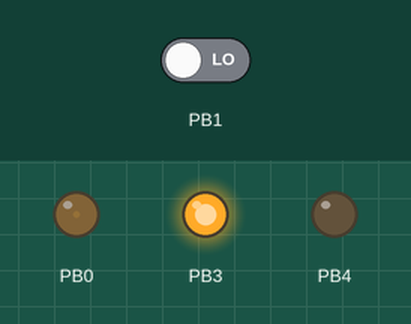
Simulated run of this program. Board: ATtiny13, built with avr-gcc and emulated at 9 MHz. Shown: output pins drawn as LEDs (lit = HIGH). The test bench sets the inputs (shaded band); at power-on: PB1 LOW.

Above: at 0.1 s.
Timing chart, 0 to 1.6 s (numbered marks = the images above):
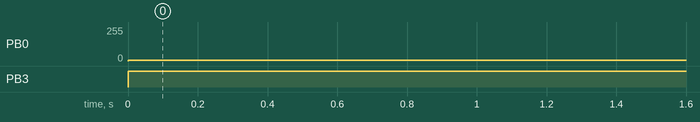

The program:

avr-ppm-memory-switch-with-radar-pwm.c
```c
// (licence header left out)
#ifndef F_CPU
#define F_CPU 9000000
#endif

#define AVG_PULSE_COUNT 10

#include <avr/io.h>
#include <util/delay.h>

inline void init_timer0_pwm(void) {
	/* clear OC0A on compare match when up-counting
	   set OC0A on compare match when down-counting */
	TCCR0A |= (1 << COM0A1);

	/* phase correct PWM, 8-bit */
	TCCR0A |= (1 << WGM00);

	/* set clock to clkIO (no prescaler) */
	TCCR0B |= (1 << CS00);
}

inline void connect_oc0a(void) {
	DDRB |= (1 << DDB0);
}

inline void set_oc0a(uint8_t compare) {
	OCR0A = compare;
}

uint16_t forward_on_pulse_length = 0;
uint16_t backwards_on_pulse_length = 0;
uint16_t diff40;

uint16_t pulse_length = 0;
uint16_t pulse_length_avg = 0;

uint8_t was_last_on = 0;
uint8_t pulse_count = 0;

uint8_t ppm_in = 0;
uint8_t last_ppm_in = 0;

uint8_t do_setup = 1;

int main(void) {
	//init pwm for radar gear motor
	init_timer0_pwm();
	set_oc0a(4);
	connect_oc0a();

	DDRB &= ~(1 << DDB1); // define PB1 as input for ppm

	DDRB |= (1 << DDB3) | (1 << DDB4);  // define PB3 and PB4 as out pins
	PORTB = (1 << PORTB3); // set PB3 to logical one; //sorry, currently no transistor applied to the breadboard, therefore the signal has to be inverted to turn the LED off
	PORTB &= ~(1 << PORTB4); // set PB4 to logical zero;

	//hopefully, the receiver has bound after a second and sends the ppm signal of the neutral position
	_delay_ms(1000); //here, decreased resolution is sufficient, see http://www.atmel.com/webdoc/AVRLibcReferenceManual/group__util__delay_1gad22e7a36b80e2f917324dc43a425e9d3.html

	//start in a defined condition, i.e., wait until a possibly active ppm pulse is over
	while(PINB & (1 << PINB1)) {
		//do nothing;
		asm ( "NOP" );
	}

    while(1)
    {
		//read status of pin B1
		ppm_in = PINB & (1 << PINB1);

		if(ppm_in && last_ppm_in) {
			//last pulse and current pulse remained high level: count pulse length
			pulse_length++;
		}
		else if(ppm_in && !last_ppm_in) {
			//rising edge: reset pulse length counter
			last_ppm_in = 1;
			pulse_length = 0;
		}
		else if(!ppm_in && last_ppm_in) {
			//falling edge: evaluate pulse length
			last_ppm_in = 0;

			pulse_count++;
			pulse_length_avg += pulse_length / AVG_PULSE_COUNT;

			if(pulse_count >= AVG_PULSE_COUNT) {
				pulse_count = 0;

				if(do_setup) {
					do_setup = 0;
					/*
					 * A simple setup routine that uses five ppm pulses to average the pulse length in neutral position.
					 * It is assumed that the joystick is in neutral position when these pulses are measured during start up.
					 * A difference of 50% to the neutral position is considered to toggle one of the two channels.
					 * The two threshold values are stored in the global variables <code>forward_on_pulse_length</code> and
					 * <code>backwards_on_pulse_length</code>
					 *
					 * (((neutral_pulse_length * 20) / 15) - neutral_pulse_length) should be expressed as neutral_pulse_length / 3
					 *
					 * Why divided by 3? The PPM neutral position signal is usually 1.5ms long.
					 * It varies between +/- 0.5ms for the backwards/forwards signal, i.e., the full astern signal may be 1.0ms long and the full ahead signal 2.0ms.
					 * The exact value depends on the trimming capabilities of your transmitter/receiver.
					 */
					diff40 = (((((pulse_length_avg * 20) / 15) - pulse_length_avg) * 5) / 10);
					forward_on_pulse_length = pulse_length_avg + diff40;
					backwards_on_pulse_length = pulse_length_avg - diff40;
				}
				else {
					if((backwards_on_pulse_length < pulse_length_avg) && (pulse_length_avg < forward_on_pulse_length)) {
						// if the joystick returns to neutral position,
						// moving it forwards/backwards again should toggle the switch
						was_last_on = 0;
					}
					else if((pulse_length_avg < backwards_on_pulse_length) && !was_last_on) {
						PORTB ^= (1 << PORTB4); // toggle PB4
						was_last_on = 1;
					}
					else if((pulse_length_avg > forward_on_pulse_length) && !was_last_on) {
						PORTB ^= (1 << PORTB3); // toggle PB3
						was_last_on = 1;
					}
				}

				pulse_length_avg = 0;
			}
		}
    }
}
```

Measured:
- by itself, PB0: 0/255 → 4/255 at 0.00 s
- by itself, PB3: LOW → HIGH at 0.00 s
